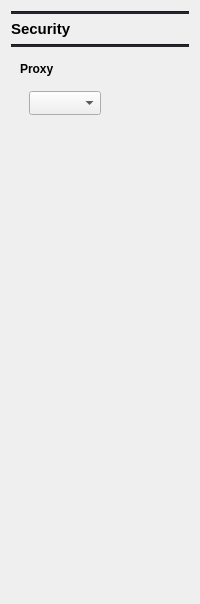
          <widget class="QWidget" name="page_15">
           <layout class="QGridLayout" name="gridLayout_43">
            <item row="0" column="0">
             <widget class="Line" name="line_14">
              <property name="styleSheet">
               <string notr="true">background-color: rgb(35, 36, 40);</string>
              </property>
              <property name="orientation">
               <enum>Qt::Horizontal</enum>
              </property>
             </widget>
            </item>
            <item row="1" column="0">
             <widget class="QLabel" name="label_29">
              <property name="font">
               <font>
                <pointsize>11</pointsize>
                <weight>75</weight>
                <bold>true</bold>
               </font>
              </property>
              <property name="text">
               <string>Security</string>
              </property>
             </widget>
            </item>
            <item row="2" column="0">
             <widget class="Line" name="line_13">
              <property name="styleSheet">
               <string notr="true">background-color: rgb(35, 36, 40);</string>
              </property>
              <property name="orientation">
               <enum>Qt::Horizontal</enum>
              </property>
             </widget>
            </item>
            <item row="4" column="0">
             <spacer name="verticalSpacer_16">
              <property name="orientation">
               <enum>Qt::Vertical</enum>
              </property>
              <property name="sizeHint" stdset="0">
               <size>
                <width>20</width>
                <height>460</height>
               </size>
              </property>
             </spacer>
            </item>
            <item row="3" column="0">
             <widget class="QFrame" name="frame_21">
              <property name="frameShape">
               <enum>QFrame::NoFrame</enum>
              </property>
              <property name="frameShadow">
               <enum>QFrame::Raised</enum>
              </property>
              <layout class="QGridLayout" name="gridLayout_47">
               <item row="1" column="0">
                <widget class="QFrame" name="frame_20">
                 <property name="frameShape">
                  <enum>QFrame::NoFrame</enum>
                 </property>
                 <property name="frameShadow">
                  <enum>QFrame::Raised</enum>
                 </property>
                 <layout class="QGridLayout" name="gridLayout_46">
                  <item row="0" column="0">
                   <widget class="QComboBox" name="comboBox">
                    <property name="minimumSize">
                     <size>
                      <width>49</width>
                      <height>24</height>
                     </size>
                    </property>
                   </widget>
                  </item>
                  <item row="0" column="1">
                   <spacer name="horizontalSpacer_17">
                    <property name="orientation">
                     <enum>Qt::Horizontal</enum>
                    </property>
                    <property name="sizeHint" stdset="0">
                     <size>
                      <width>40</width>
                      <height>20</height>
                     </size>
                    </property>
                   </spacer>
                  </item>
                 </layout>
                </widget>
               </item>
               <item row="0" column="0">
                <widget class="QLabel" name="label_42">
                 <property name="font">
                  <font>
                   <weight>75</weight>
                   <bold>true</bold>
                  </font>
                 </property>
                 <property name="text">
                  <string>Proxy</string>
                 </property>
                </widget>
               </item>
              </layout>
             </widget>
            </item>
           </layout>
          </widget>
